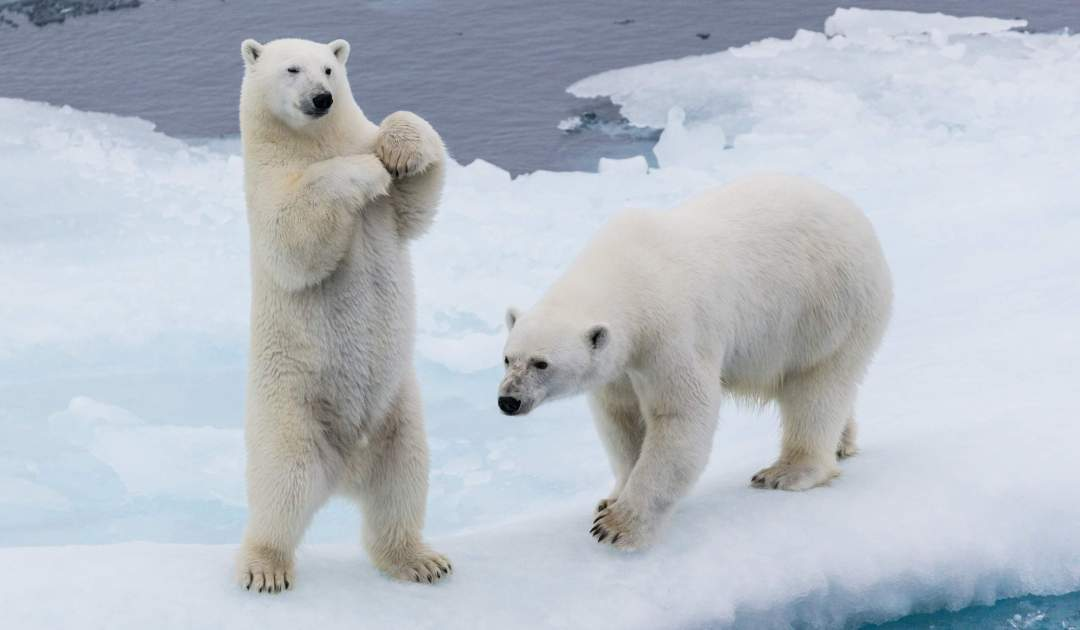
//> input picture Eisbaer.jpg, 1080 x 630 px, given in place of the camera
$ ./mainDemo   (built with g++ and OpenCV 4)
//> lines starting //> are read from the running program, lines starting //| are printed output that depends on the picture
#include <opencv4/opencv2/opencv.hpp>

using namespace cv;
using namespace std;

int main() {
    Mat image;
    Mat imageGray, imageBlur, imageCanny;

    //namedWindow("Display window", WINDOW_AUTOSIZE);

    VideoCapture cap(0);

    if(!cap.isOpened()) {
        cout << "cannot open camera";
    }

    while(true) {
        cap >> image;
//> image is the input picture: 630 rows x 1080 cols, CV_8UC3; mean B, G, R 199.5, 190.4, 183.9

        resize(image, image, Size(image.cols/8, image.rows/8));
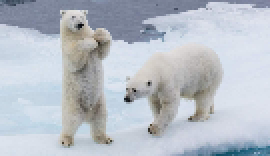
//> image: 78 rows x 135 cols, CV_8UC3 (shown 2 times larger); mean B, G, R 199.5, 190.4, 183.8

        cvtColor(image, imageGray, COLOR_BGR2GRAY);
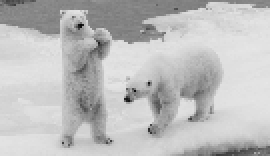
//> imageGray: 78 rows x 135 cols, CV_8UC1 (shown 2 times larger); min 7, max 230, mean 189.4

        GaussianBlur(imageGray, imageBlur, Size(3, 3), 0);

        Canny(imageBlur, imageCanny, 40, 120);
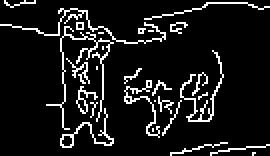
//> imageCanny: 78 rows x 135 cols, CV_8UC1 (shown 2 times larger); 9.7% white in thin lines or dots

        imshow("Display window normal", image);
        imshow("Display window Gray", imageGray);
        imshow("Display window Blur", imageBlur);
        imshow("Display window Canny", imageCanny);

        waitKey(1);
    }
    return 0;
}
